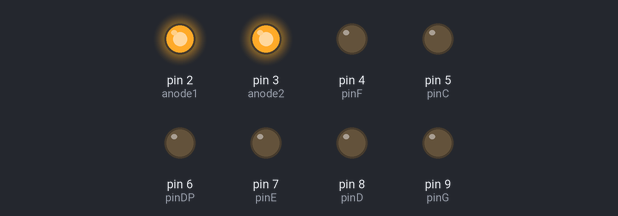
This sketch was run on a simulated Arduino Uno, built with avr-gcc and run on an emulated ATmega328P. On the bench: output pins drawn as LEDs (lit = HIGH). What the sketch prints to the serial monitor is not drawn.

Above: at 0.1 s.
Timing chart, 0 to 1.6 s (numbered marks = the images above):
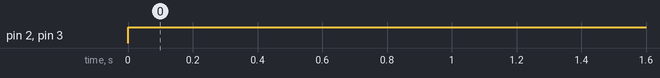

Measured:
- by itself, pin 2 (anode1), pin 3 (anode2): LOW → HIGH at 0.00 s

The sketch:

commonAnodePinCheck.ino
```cpp
/*
  Made by: Teddy.M
  Since: 5/5/2024
  Discription: Used to check pin letters on common cathode display
*/


byte anode1 = 2;  // set to high for diget 1
byte anode2 = 3;  // set to high for diget 2

byte anodePins[] = {
  anode1, anode2
};

byte pinA = 0;
byte pinB = 1;
byte pinC = 5;
byte pinD = 8;
byte pinE = 7;
byte pinF = 4;
byte pinG = 9;
byte pinDP = 6;

byte pins[] = { pinA, pinB, pinC, pinD, pinE, pinF, pinG };
byte zero[] = { pinA, pinB, pinC, pinD, pinE, pinF };
byte one[] = { pinB, pinC };
byte two[] = { pinD, pinE, pinG, pinB, pinA };
byte three[] = { pinA, pinB, pinG, pinC, pinD };
byte four[] = { pinF, pinG, pinB, pinC };
byte five[] = { pinA, pinF, pinG, pinC, pinD };
byte six[] = { pinA, pinF, pinG, pinE, pinD, pinC };
byte seven[] = { pinB, pinC, pinA };
byte eight[] = { pinA, pinB, pinC, pinD, pinE, pinF, pinG };
byte nine[] = { pinA, pinB, pinC, pinD, pinF, pinG };

byte number = 2;

bool updateNeeded = false;

/*
    __A__
   |     |
   F     B
   |__G__|
   |     |
   E     C
   |__D__|
*/

void setup() {
  Serial.begin(9600);
  setPinModes();
  digitalWrite(anodePins[0], LOW);
  digitalWrite(anodePins[1], LOW);
}

void setPinModes() {
  pinMode(pinA, OUTPUT);
  pinMode(pinB, OUTPUT);
  pinMode(pinC, OUTPUT);
  pinMode(pinD, OUTPUT);
  pinMode(pinE, OUTPUT);
  pinMode(pinF, OUTPUT);
  pinMode(pinG, OUTPUT);
  pinMode(pinDP, OUTPUT);
  pinMode(anode1, OUTPUT);
  pinMode(anode2, OUTPUT);

  Serial.println("Set pin modes");
}

void loop() {
  digitalWrite(anodePins[0], HIGH);
  digitalWrite(anodePins[1], HIGH);
  for (int i = 0; i < sizeof(pins); i++) {
      digitalWrite(pins[i], LOW);
  }
}
```
